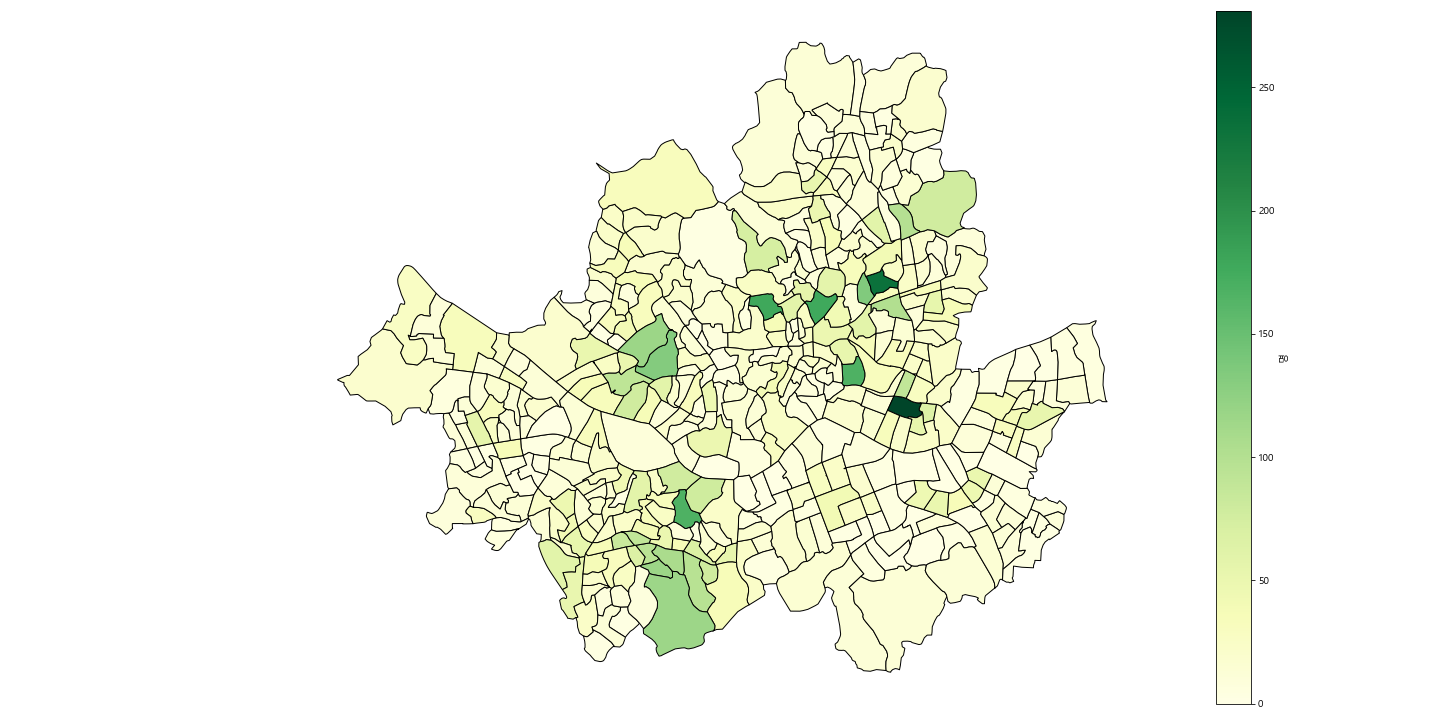

Source code (Python):
### 서울 시민생활 데이터로 평일 외출이 적은 20~24세 남성 1인가구 집단 시각화하기

# 필요한 모듈
# Window OS에서 geopanda 설치 오류가 발생하는 경우, 필수 의존성 패키지 설치를 확인
# https://geopandas.org/en/stable/getting_started/install.html
import os
import geopandas as gpd
import pandas as pd
import matplotlib.pyplot as plt
import matplotlib as mpl

# 현재 작업 폴더로 디렉토리 변경
# 필요한 파일: 1인가구_관심집단.csv, 서울_행정동.shp
os.chdir(os.path.dirname(os.path.abspath(__file__)))

# 시각화 설정
mpl.rc('font', family='Malgun Gothic') # 한글 폰트 적용
mpl.rcParams["axes.unicode_minus"] = False # 마이너스 기호 깨짐 방지
plt.rcParams["figure.figsize"] = (20, 10) # 차트 사이즈 설정

# 행정동별 1인가구 데이터를 불러와서 컬럼 타입 통일
data = pd.read_csv('1인가구_관심집단.csv', encoding='cp949')
data['adm_cd'] = data['행정동코드'].astype(str)

# 행정동 shp 파일 불러와서 1인가구 데이터와 병합
geo = gpd.read_file('서울_행정동.shp')
df_geo = geo.iloc[:,[2,9]]
rdata = pd.merge(data, df_geo, on = 'adm_cd')
data_merge = gpd.GeoDataFrame(rdata, crs="EPSG:4326", geometry="geometry")

# 20~24세 남성 추출
data_tmp = data_merge[data_merge['연령대'] == 20][data_merge['성별'] == 1]

# 지도 시각화
fig = plt.figure()
data_tmp.plot(column='평일 외출이 적은 집단',
                 legend=True,
                 cmap='YlGn',
                 edgecolor='k',
                 legend_kwds={'label': '명'})
plt.axis('off')
plt.tight_layout()

# 지도 다운로드 및 표출
plt.savefig('예제1.png')
plt.show()